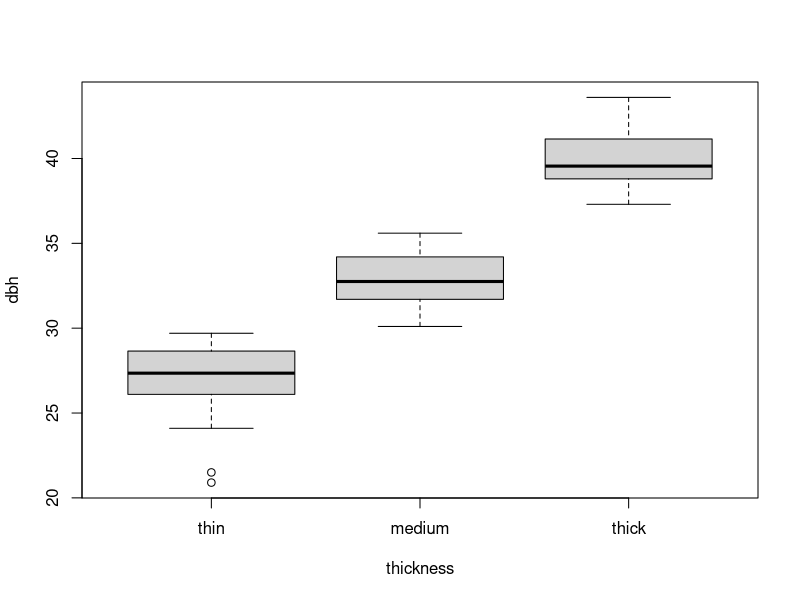
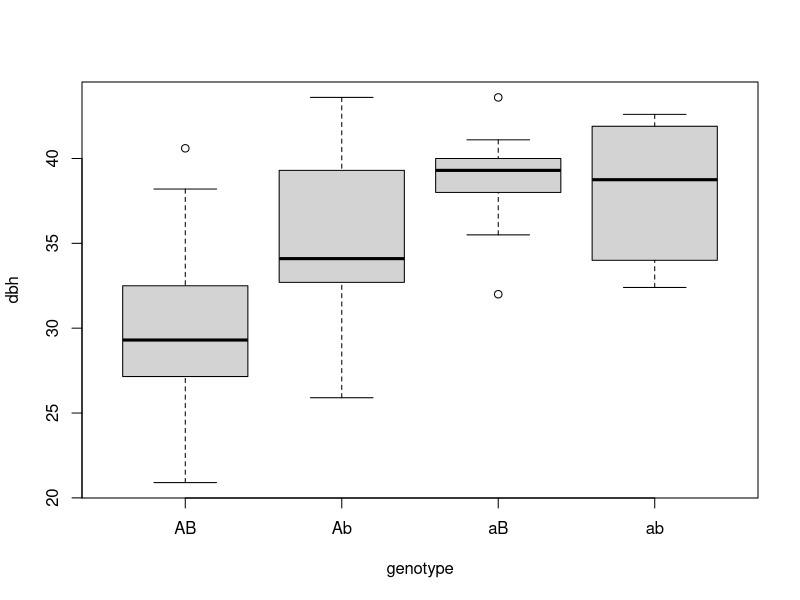
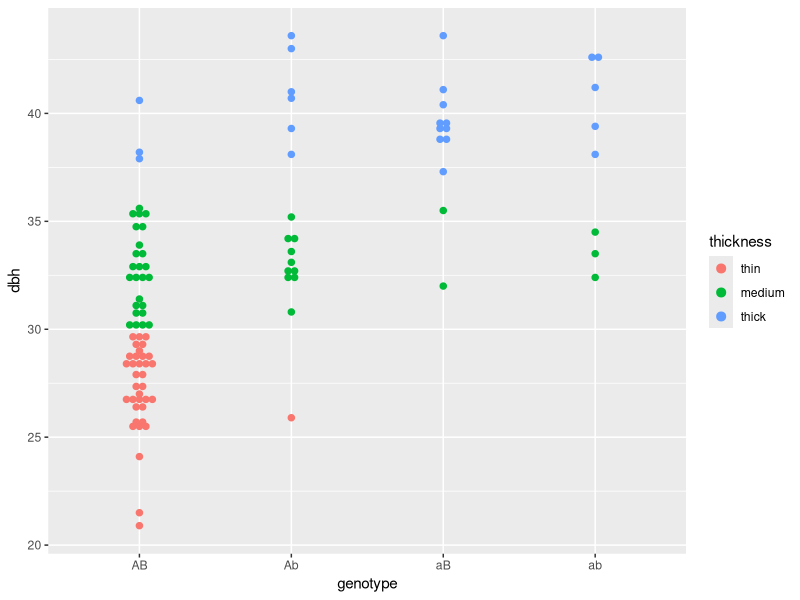
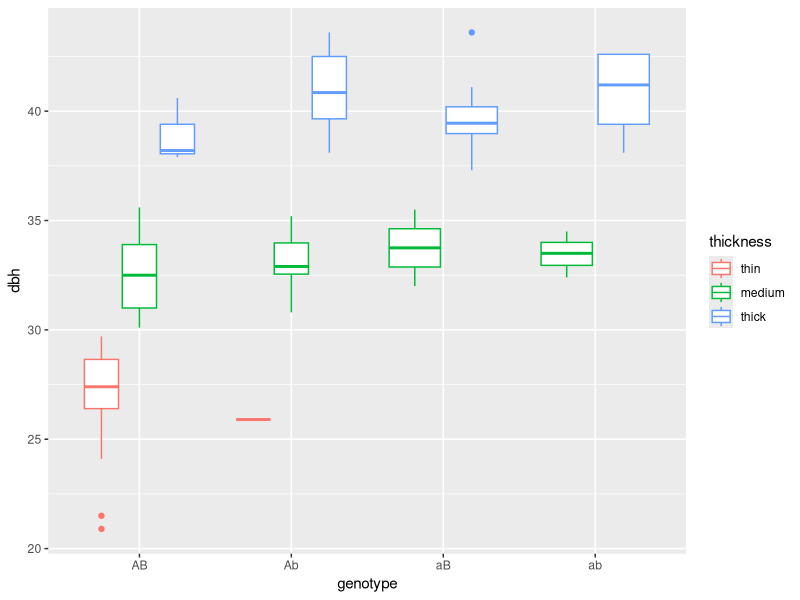

These figures' R source, in order: (Note: this script raises an error after producing the figures.)
# ---------------------------------------------------------
# Exercise 2: Genotype and dbh
# ---------------------------------------------------------

library(car)
library(ggplot2)

# Read and prepare data
dbh_data <- read.table(file = "Genotype_dbh.txt", header = TRUE)
dbh_data$genotype <- as.factor(dbh_data$genotype)
dbh_data$thickness <- as.factor(dbh_data$thickness)
levels(dbh_data$thickness) <- c("thin", "medium", "thick")
levels(dbh_data$genotype) <- c("AB", "Ab", "aB", "ab")

# ---------------------------------------------------------
# (a) Chi-square test for expected genotype proportions
# ---------------------------------------------------------
props <- c(0.5, 0.25, 0.17, 0.08)
observed <- table(dbh_data$genotype)
chisq.test(observed, p = props)
chisq.test(observed, p = props)$expected

# ---------------------------------------------------------
# (b) Test for independence between thickness and genotype
# ---------------------------------------------------------
with(dbh_data, chisq.test(genotype, thickness))
with(dbh_data, chisq.test(genotype, thickness))$observed
with(dbh_data, chisq.test(genotype, thickness))$expected

# ---------------------------------------------------------
# (c) Graphical exploration
# ---------------------------------------------------------
with(dbh_data, plot(dbh ~ thickness))
with(dbh_data, plot(dbh ~ genotype))

ggplot(dbh_data, aes(x = genotype, y = dbh)) +
  geom_dotplot(aes(fill = thickness, color = thickness),
               binaxis = 'y', stackdir = 'center', binwidth = .3)

ggplot(dbh_data, aes(x = genotype, y = dbh)) +
  geom_boxplot(aes(color = thickness))

# ---------------------------------------------------------
# (d) One-way ANOVA for dbh differences among genotypes
# ---------------------------------------------------------
Anova_table <- function(model) {
  At2 <- Anova(model, Type = 2)
  At1 <- anova(model)
  SStotal <- sum(At1[, 2])
  dftotal <- sum(At1[, 1])
  Total <- as.data.frame(cbind(SStotal, dftotal, "", ""))
  rownames(Total) <- "Total"
  names(Total) <- names(At2)
  Avtable <- rbind(At2, Total)
  for (c in 1:4) { Avtable[, c] <- as.numeric(Avtable[, c]) }
  rows <- dim(Avtable)[1]
  MS <- as.numeric(Avtable[, 1]) / as.numeric(Avtable[, 2])
  Avtable <- add_column(Avtable, MS, .after = 2)
  return(Avtable)
}

dbh.oneway <- lm(dbh ~ genotype, data = dbh_data)
summary(dbh.oneway)
Anova_table(dbh.oneway)

# ---------------------------------------------------------
# (e) Test for equal variances and residuals
# ---------------------------------------------------------
leveneTest(dbh.oneway, center = mean)
plot(dbh.oneway)  # diagnostic plots
